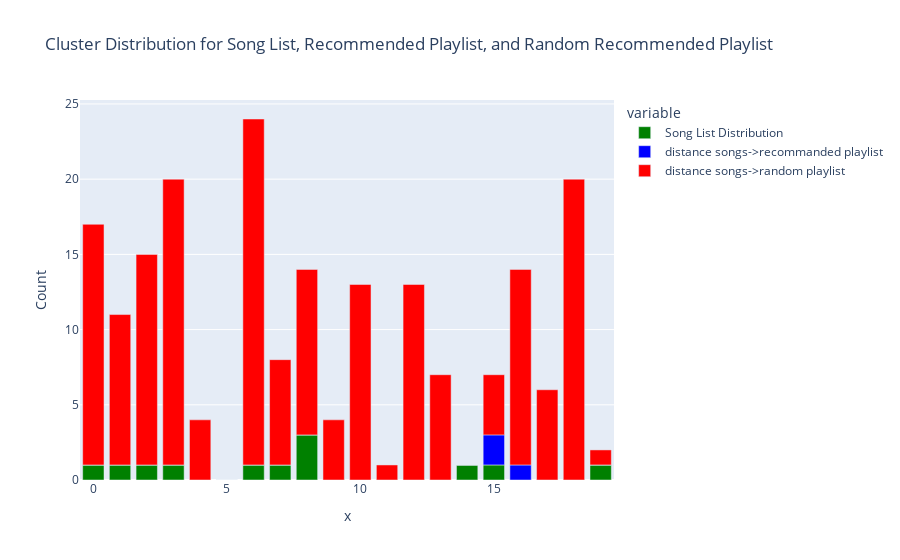

Notebook code for this chart:
### Code cell
test_score = test_recommend_playlist(spotify_data, playlist_cluster_distribution, n_tests=1, show_diagram=True)

### Figure 1 — Plotly figure (JSON) as saved in the notebook; plotly's stock layout.template omitted (floating-point values rounded to 4 significant figures)
{"data": [{"alignmentgroup": "True", "hovertemplate": "variable=wide_variable_0<br>x=%{x}<br>Count=%{y}<extra></extra>", "legendgroup": "wide_variable_0", "marker": {"color": "green", "pattern": {"shape": ""}}, "name": "Song List Distribution", "offsetgroup": "wide_variable_0", "orientation": "v", "showlegend": true, "textposition": "auto", "type": "bar", "x": [0, 1, 2, 3, 4, 5, 6, 7, 8, 9, 10, 11, 12, 13, 14, 15, 16, 17, 18, 19], "xaxis": "x", "y": [1, 1, 1, 1, 0, 0, 1, 1, 3, 0, 0, 0, 0, 0, 1, 1, 0, 0, 0, 1], "yaxis": "y"}, {"alignmentgroup": "True", "hovertemplate": "variable=wide_variable_1<br>x=%{x}<br>Count=%{y}<extra></extra>", "legendgroup": "wide_variable_1", "marker": {"color": "blue", "pattern": {"shape": ""}}, "name": "distance songs->recommanded playlist", "offsetgroup": "wide_variable_1", "orientation": "v", "showlegend": true, "textposition": "auto", "type": "bar", "x": [0, 1, 2, 3, 4, 5, 6, 7, 8, 9, 10, 11, 12, 13, 14, 15, 16, 17, 18, 19], "xaxis": "x", "y": [0, 0, 0, 0, 0, 0, 0, 0, 0, 0, 0, 0, 0, 0, 0, 2, 1, 0, 0, 0], "yaxis": "y"}, {"alignmentgroup": "True", "hovertemplate": "variable=wide_variable_2<br>x=%{x}<br>Count=%{y}<extra></extra>", "legendgroup": "wide_variable_2", "marker": {"color": "red", "pattern": {"shape": ""}}, "name": "distance songs->random playlist", "offsetgroup": "wide_variable_2", "orientation": "v", "showlegend": true, "textposition": "auto", "type": "bar", "x": [0, 1, 2, 3, 4, 5, 6, 7, 8, 9, 10, 11, 12, 13, 14, 15, 16, 17, 18, 19], "xaxis": "x", "y": [16, 10, 14, 19, 4, 0, 23, 7, 11, 4, 13, 1, 13, 7, 0, 4, 13, 6, 20, 1], "yaxis": "y"}], "layout": {"barmode": "relative", "legend": {"title": {"text": "variable"}, "tracegroupgap": 0}, "title": {"text": "Cluster Distribution for Song List, Recommended Playlist, and Random Recommended Playlist"}, "xaxis": {"anchor": "y", "domain": [0, 1], "title": {"text": "x"}}, "yaxis": {"anchor": "x", "domain": [0, 1], "title": {"text": "Count"}}}}
